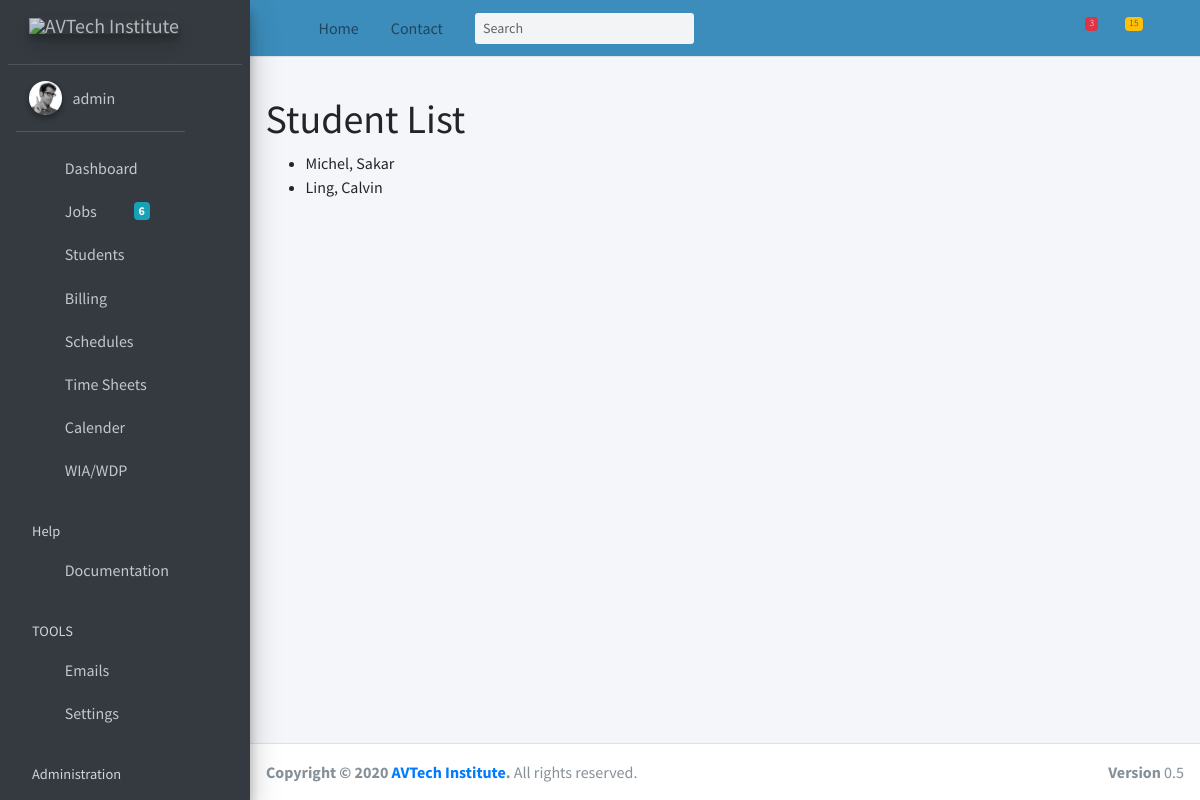
/students/studentlist/ (signed in), run on the app's committed database.
### students/models.py (models this page shows, shortened)
class Student(models.Model):
    YES = 'Yes'
    NO = 'No'
    MALE = 'Male'
    FEMALE = 'Female'
    GENDER = (
        (MALE, 'Male'),
        (FEMALE, 'Female'),
    )
    Chooses = (
        (YES, 'Yes'),
        (NO, 'No'),
    )
    first_name = models.CharField(max_length=30)
    last_name = models.CharField(max_length=30)
    ssn = models.CharField(max_length=9)
    zipcode = models.CharField(max_length=5)
    country = models.CharField(max_length=50, default="United States of America")
    city = models.CharField(max_length=30)
    cellPhone = models.CharField(max_length=15)
    homePhone = models.CharField(max_length=15)
    email = models.CharField(max_length=30)
    location = models.CharField(max_length=30)
    refer = models.CharField(max_length=30, default="No Refer")
    sources = models.CharField(max_length=30, default="Individual")
    notes = models.CharField(max_length=200)
    gender = models.CharField(max_length=10, choices=GENDER, default=MALE)
    newsLetter = models.TextField()
    created_on = models.DateField(auto_now_add=True)
    class Meta:
        verbose_name = 'student'
        verbose_name_plural = 'students'
        ordering = ['created_on']

### students/views.py (the view)
# urls.py: path('studentlist/', views.StudentListView.as_view(), name='student_list'),
class StudentListView(PermissionRequiredMixin, generic.ListView):
    model = Student
    context_object_name = 'student_list'
    queryset = Student.objects.filter
    template_name = 'students/student_list.html'
    permission_required = 'students.can_list_students'
    def get_queryset(self):
        return Student.objects.all()
    def get_context_data(self, **kwargs):
        context = super(StudentListView, self).get_context_data(**kwargs)
        context["sidebar_data"] = 'This holds the sidebar data for students'
        return context

### students/templates/students/student_list.html
{% extends "base.html" %}
{% block content %}
    <h1>Student List</h1>
    {% if student_list %}
        <ul>
            {% for student in student_list %}
                <li>
                    {{ student.last_name }}, {{ student.first_name }}
                </li>
            {% endfor %}
        </ul>
    {% else %}
        <p>There are no student in the system.</p>
    {% endif %}
{% endblock %}

### templates/base.html (shortened to what this page needs)
{% load static %}
<!DOCTYPE html>
<html lang="en">
<head>
    <link rel="stylesheet" href="{% static 'AdminLTE-3.0.5/plugins/fontawesome-free/css/all.min.css' %}">
    <link rel="stylesheet" href="https://code.ionicframework.com/ionicons/2.0.1/css/ionicons.min.css">
    <link rel="stylesheet"
          href="{% static 'AdminLTE-3.0.5/plugins/tempusdominus-bootstrap-4/css/tempusdominus-bootstrap-4.min.css' %}">
    <link rel="stylesheet" href="{% static 'AdminLTE-3.0.5/plugins/icheck-bootstrap/icheck-bootstrap.min.css' %}">
    <link rel="stylesheet" href="{% static 'AdminLTE-3.0.5/plugins/jqvmap/jqvmap.min.css' %}">
    <link rel="stylesheet" href="{% static 'AdminLTE-3.0.5/dist/css/adminlte.min.css' %}">
    <link rel="stylesheet" href="{% static 'AdminLTE-3.0.5/plugins/overlayScrollbars/css/OverlayScrollbars.min.css' %}">
    <link rel="stylesheet" href="{% static 'AdminLTE-3.0.5/plugins/daterangepicker/daterangepicker.css' %}">
    <link rel="stylesheet" href="{% static 'AdminLTE-3.0.5/plugins/summernote/summernote-bs4.css' %}">
</head>
<body class="hold-transition sidebar-mini layout-fixed">
<div class="wrapper">
    <nav class="main-header navbar navbar-expand navbar-lightblue navbar-light">
        <ul class="navbar-nav">
            <li class="nav-item">
                <a class="nav-link" data-widget="pushmenu" href="#" role="button"><i class="fas fa-bars"></i></a>
            </li>
            <li class="nav-item d-none d-sm-inline-block">
                <a href="index3.html" class="nav-link">Home</a>
            </li>
            <li class="nav-item d-none d-sm-inline-block">
                <a href="#" class="nav-link">Contact</a>
            </li>
        </ul>
        <form class="form-inline ml-3">
            <div class="input-group input-group-sm">
                <input class="form-control form-control-navbar" type="search" placeholder="Search" aria-label="Search">
                <div class="input-group-append">
                    <button class="btn btn-navbar" type="submit">
                        <i class="fas fa-search"></i>
                    </button>
                </div>
            </div>
        </form>
        <ul class="navbar-nav ml-auto">
            <li class="nav-item dropdown">
                <a class="nav-link" data-toggle="dropdown" href="#">
                    <i class="far fa-comments"></i>
                    <span class="badge badge-danger navbar-badge">3</span>
                </a>
            </li>
            <li class="nav-item dropdown">
                <a class="nav-link" data-toggle="dropdown" href="#">
                    <span class="badge badge-warning navbar-badge">15</span>
                </a>
            </li>
            <li class="nav-item dropdown">
                <a class="nav-link" data-toggle="dropdown" href="#">
                    <i class="far fa-user-circle"></i>
                </a>
            </li>
        </ul>
    </nav>
    {% block  sidebar %}
    <aside class="main-sidebar navbar sidebar-dark-lightblue elevation-4">
        <a href="index3.html" class="brand-link navbar-dark">
            <img src="{% static "images/avtech_logo_top.png" %}" alt="AVTech Institute" class="brand-image elevation-3"
                 style="opacity: .8">
            <span class="brand-text font-weight-light">&nbsp;</span>
        </a>
        <div class="sidebar">
            <div class="user-panel mt-3 pb-3 mb-3 d-flex">
                <div class="image">
                    <img src="dist/img/user2-160x160.jpg" class="img-circle elevation-2" alt="User Image">
                </div>
                <div class="info">
                    <a href="#" class="d-block">
                        {{ request.user }}
                    </a>
                </div>
            </div>
            <nav class="mt-2">
                <ul class="nav nav-pills nav-sidebar flex-column" data-widget="treeview" role="menu"
                    data-accordion="false">
                    <li class="nav-item">
                        <a href="#" class="nav-link">
                            <i class="nav-icon fas fa-tachometer-alt"></i>
                            <p>
                                Dashboard
                            </p>
                        </a>
                    </li>
                    <li class="nav-item has-treeview">
                        {% block Jobs_Application_Menu %}
                            <a href="#" class="nav-link">
                                <i class="nav-icon fas fa-copy"></i>
                                <p>
                                    Jobs
                                    <i class="fas fa-angle-left right"></i>
                                    <span class="badge badge-info right">6</span>
                                </p>
                            </a>
                        {% endblock %}
                    </li>
                    <li class="nav-item has-treeview">
                        {% block Stude_Application_Menus %}
                            <a href="#" class="nav-link">
                                <i class="nav-icon fas fa-chart-pie"></i>
                                <p>
                                    Students
                                    <i class="right fas fa-angle-left"></i>
                                </p>
                            </a>
                        {% endblock %}
                    </li>
                    <li class="nav-item has-treeview">
                        {% block Billing_Application_Menu %}
                            <a href="#" class="nav-link">
                                <i class="nav-icon fas fa-tree"></i>
                                <p>
                                    Billing
                                    <i class="fas fa-angle-left right"></i>
                                </p>
                            </a>
                        {% endblock %}
                    </li>
                    <li class="nav-item has-treeview">
                        {% block Schedules_Application_Menu %}
                            <a href="#" class="nav-link">
                                <i class="nav-icon fas fa-edit"></i>
                                <p>
                                    Schedules
                                    <i class="fas fa-angle-left right"></i>
                                </p>
                            </a>
                        {% endblock %}
                    </li>
                    <li class="nav-item has-treeview">
                        {% block Timesheet_Application_Menu %}
                            <a href="#" class="nav-link">
                                <i class="nav-icon fas fa-table"></i>
                                <p>
                                    Time Sheets
                                    <i class="fas fa-angle-left right"></i>
                                </p>
                            </a>
                        {% endblock %}
                    </li>
                    <li class="nav-item has-treeview">
                        {% block Calender_Application_Menu %}
                            <a href="#" class="nav-link">
                                <i class="nav-icon fas fa-table"></i>
                                <p>
                                    Calender
                                    <i class="fas fa-angle-left right"></i>
                                </p>
                            </a>
                        {% endblock %}
                    </li>
                    <li class="nav-item has-treeview {% if request.resolver_match.app_name == 'wiawdp' %}menu-open{% endif %}">
                        {% block WIAWDP_Application_Menu %}
                            {% include 'wiawdp/application_menu.html' %}
                        {% endblock %}
                    </li>
                    <li class="nav-header">Help</li>
                    <li class="nav-item">
                        <a href="https://adminlte.io/docs/3.0" class="nav-link">
                            <i class="nav-icon fas fa-file"></i>
                            <p>Documentation</p>
                        </a>
                    </li>
                    <li class="nav-header">TOOLS</li>
                    <li class="nav-item">
                        <a href="#" class="nav-link">
                            <i class="fas fa-circle nav-icon"></i>
                            <p>Emails</p>
                        </a>
                    </li>
                    <li class="nav-item">
                        <a href="#" class="nav-link">
                            <i class="fas fa-circle nav-icon"></i>
                            <p>Settings</p>
                        </a>
                    </li>
                    <li class="nav-header">Administration</li>
                    {% if perms.courses.can_list_courses or perms.courses.add_course %}
                        <li class="nav-item has-treeview">
                            <a href="#" class="nav-link">
                            </a>
                        </li>
                    {% endif %}
                </ul>
            </nav>
        </div>
    </aside>
    {% endblock %}
    <div class="content-wrapper">
        <div class="content-header">
        </div>
        <section class="content">
            <div class="container-fluid">
                {% block content %}
                {% endblock %}
            </div>
        </section>
    </div>
    <footer class="main-footer">
        <strong>Copyright &copy; 2020 <a href="http://www.avtechusa.com/avsitev6/index.html">AVTech
            Institute</a>.</strong>
        All rights reserved.
        <div class="float-right d-none d-sm-inline-block">
            <b>Version</b> 0.5
        </div>
    </footer>
</div>
</body>
</html>

### data on the page
Student: last_name "Michel", first_name "Sakar"
Student: last_name "Ling", first_name "Calvin"

### other printed values
{{ request.user }} "admin"
